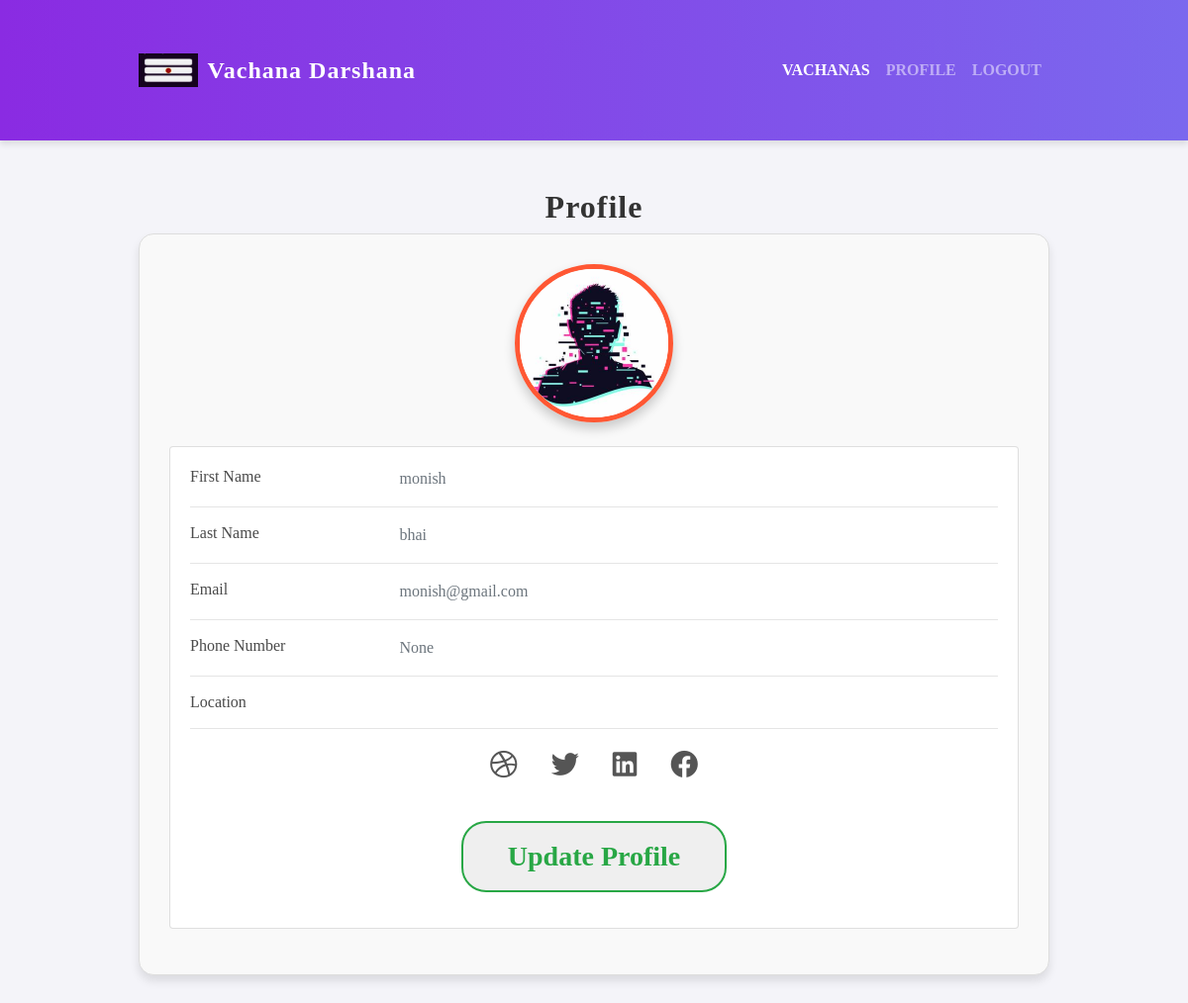
/users/profile/ (signed in), run on the app's committed database.
### users/models.py (models this page shows, shortened)
class CustomUser(AbstractUser):
    username = None  # Remove the username field
    email = models.EmailField(_("email address"), unique=True)
    date_of_birth = models.DateField(verbose_name="Birthday", null=True)
    website = models.URLField(blank=True)
    picture = models.ImageField(upload_to="profile_images", blank=True)
    phone_number = models.CharField(max_length=15,blank=True,null=True)
    USERNAME_FIELD = 'email'
    REQUIRED_FIELDS = ['first_name', 'last_name', 'date_of_birth']
    objects = CustomUserManager()

### users/views.py (the view)
# urls.py: path('profile/', views.profile, name='profile'),
@login_required
def profile(request):
    return render(request, 'users/profile.html')

### templates/users/profile.html (shortened to what this page needs)
{% load static %}
<!DOCTYPE html>
<html lang="en">
<head>
    <link rel="stylesheet" href="https://stackpath.bootstrapcdn.com/bootstrap/4.5.2/css/bootstrap.min.css">
    <link rel="stylesheet" href="{% static 'css/vachana_list.css' %}">
    <link rel="stylesheet" href="https://cdnjs.cloudflare.com/ajax/libs/font-awesome/5.15.3/css/all.min.css">
    <body>
        <nav class="navbar navbar-expand-lg navbar-dark">
            <div class="container">
                <div class="logo">
                <img src="{% static 'images/logo.jpg' %}" alt="Logo">
                <a class="navbar-brand" href="#">Vachana Darshana</a>
                </div>
                <div class="collapse navbar-collapse" id="navbarNav">
                    <ul class="navbar-nav ml-auto">
                        <li class="nav-item active">
                            <a class="nav-link" href="{% url 'vachanas:vachana_list' %}">Vachanas</a>
                        </li>
                        <li class="nav-item">
                            <a class="nav-link" href="{% url 'users:profile' %}">Profile</a>
                        </li>
                        <li class="nav-item">
                            <a class="nav-link" href="{% url 'users:logout' %}">Logout</a>
                        </li>
                    </ul>
                </div>
            </div>
        </nav>
        <div class="container mt-5">
            <h2 id="profile-h1">Profile</h2>
            <div class="cardd">
                <div class="d-flex justify-content-center mb-4">
                    <img class="rounded-circle account-img"
                     src="{% if request.user.picture %}{{ request.user.picture.url }}{% else %}{% static 'images/default.jpg' %}{% endif %}" alt="User-Profile-Image" />
                </div>
                <div class="card mb-3">
                    <div class="card-body">
                        <div class="row">
                            <div class="col-sm-3">
                                <h6 class="mb-0">First Name</h6>
                            </div>
                            <div class="col-sm-9 text-secondary">
                                {{ request.user.first_name }}
                            </div>
                        </div>
                        <hr>
                        <div class="row">
                            <div class="col-sm-3">
                                <h6 class="mb-0">Last Name</h6>
                            </div>
                            <div class="col-sm-9 text-secondary">
                                {{ request.user.last_name }}
                            </div>
                        </div>
                        <hr>
                        <div class="row">
                            <div class="col-sm-3">
                                <h6 class="mb-0">Email</h6>
                            </div>
                            <div class="col-sm-9 text-secondary">
                                {{ request.user.email }}
                            </div>
                        </div>
                        <hr>
                        <div class="row">
                            <div class="col-sm-3">
                                <h6 class="mb-0">Phone Number</h6>
                            </div>
                            <div class="col-sm-9 text-secondary">
                                {{ request.user.phone_number }}
                            </div>
                        </div>
                        <hr>
                        <div class="row">
                            <div class="col-sm-3">
                                <h6 class="mb-0">Location</h6>
                            </div>
                            <div class="col-sm-9 text-secondary">
                            </div>
                        </div>
                        <hr>
                <div class="text-center">
                    <a href="#" id="auth-links"><i class="fab fa-dribbble"></i></a>
                    <a href="#" id="auth-links"><i class="fab fa-twitter"></i></a>
                    <a href="#" id="auth-links"><i class="fab fa-linkedin"></i></a>
                    <a href="#" id="auth-links"><i class="fab fa-facebook"></i></a>
                </div>
            <p class="text-center">
                <button id="btn-profile">
                    <a href="{% url 'users:profile_update' %}" id="auth-links">
                        Update Profile
                    </a>
                </button>
            </p>
        </div>
    </div>
</body>
</html>

### static/css/vachana_list.css (style rules this page uses)
body { font-family: 'Georgia', serif; background-color: #f4f4f9; color: #4a4a4a; margin: 0; padding: 0; }
.navbar { background-color: #6a4f3d; box-shadow: 0 4px 6px rgba(0, 0, 0, 0.1); }
.navbar-brand { font-family: 'Georgia', serif; font-size: 24px; color: #fff; }
.navbar-nav .nav-link { color: #fff; font-size: 16px; text-transform: uppercase; font-weight: bold; }
.container { max-width: 960px; margin: 40px auto; padding: 0 20px; }
h2 { font-size: 28px; color: #6a4f3d; font-weight: bold; text-align: center; }
p { font-size: 18px; line-height: 1.5; color: #5a5a5a; text-align: center; }
p { font-size: 18px; color: #4a4a4a; line-height: 1.6; margin-top: 15px; }

### templates/users/profile.html (style rules this page uses)
.cardd { background-color: #f9f9f9; border-radius: 15px; padding: 30px; box-shadow: 0px 6px 10px rgba(0, 0, 0, 0.1); margin-bottom: 30px; border: 1px solid #ddd; transition: transform 0.3s; }
.account-img { width: 160px; height: 160px; object-fit: cover; border-radius: 50%; border: 5px solid #ff5733; box-shadow: 0px 6px 12px rgba(0, 0, 0, 0.2); }
#profile-h1 { font-size: 32px; font-weight: 700; margin-top: 20px; color: #333; letter-spacing: 1px; }
#auth-links { font-size: 28px; margin: 0 15px; color: #555; transition: color 0.3s; }
#btn-profile { margin-top: 20px; display: inline-block; padding: 12px 30px; border: 2px solid #28a745; border-radius: 25px; color: #28a745; text-decoration: none; transition: background-color 0.3s, color 0.3s; font-weight: 600; }
#btn-profile a { color: inherit; text-decoration: none; }
nav { background: linear-gradient(90deg, #8a2be2, #7b68ee); padding: 25px 15px; }
nav .navbar-brand { font-weight: 600; font-size: 24px; color: #fff; letter-spacing: 1px; }
nav .nav-link { font-weight: 500; font-size: 16px; color: #fff; transition: color 0.3s; }
.logo { display: flex; align-items: center; cursor: pointer; }
.logo img { width: 60px; margin-right: 0.6rem; }

### data on the page
CustomUser: user.first_name "monish", user.last_name "bhai", user.email "monish@gmail.com", user.phone_number "None"
